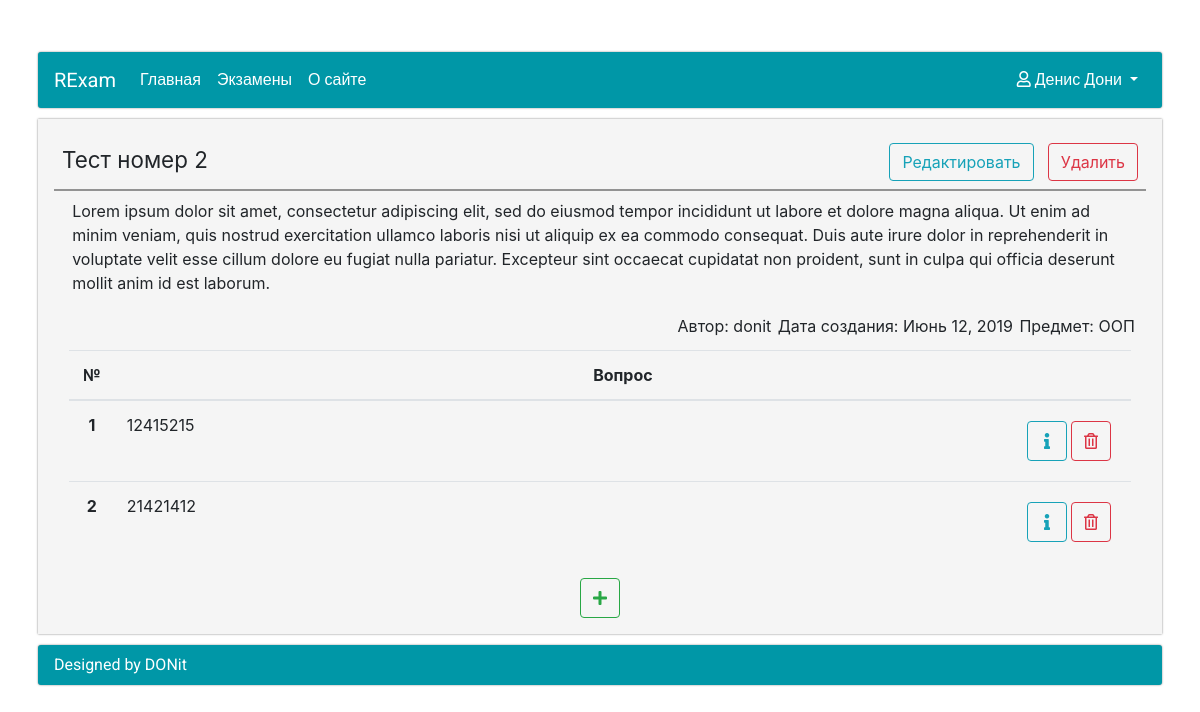
Screenshot of /exams/detail/2 (signed in) with the database file from the repository.
### Accounts/models.py (models this page shows)
class RExamUserModel(AbstractUser):
    middle_name = models.CharField(max_length=20, blank=True, null=False, verbose_name=u'Отчество')
    study_group = models.ForeignKey(StudyGroupModel, on_delete=models.SET_NULL, null=True, blank=True,
                                    verbose_name=u'Учебная группа')
    REQUIRED_FIELDS = ['email', 'first_name', 'last_name']
    def __str__(self):
        return self.username
    class Meta:
        verbose_name = u'Пользователь'
        verbose_name_plural = u'Пользователи'

### Exams/models.py (models this page shows, shortened)
class ExamModel(models.Model):
    name = models.CharField(max_length=20, verbose_name=u'Имя экзамена')
    description = models.TextField(verbose_name=u'Описание экзамена', blank=True)
    author = models.ForeignKey(RExamUserModel, on_delete=models.SET_NULL, verbose_name=u'Автор', null=True)
    date = models.DateField(auto_now_add=True, verbose_name=u'Дата создания')
    subject = models.ForeignKey(SubjectModel, on_delete=models.SET_NULL, null=True, verbose_name=u'Предмет')
    class Meta:
        verbose_name = u'Экзамен'
        verbose_name_plural = u'Экзамены'

class SubjectModel(models.Model):
    name = models.CharField(max_length=20, verbose_name=u'Имя предмета')
    def __str__(self):
        return self.name
    class Meta:
        verbose_name = u'Предмет'
        verbose_name_plural = u'Предметы'

class QuestionModel(models.Model):
    question_text = models.TextField(verbose_name=u'Текст вопроса')
    question_image = models.ImageField(upload_to='QuestionImages', blank=True, verbose_name=u'Изображение вопроса')
    exam = models.ForeignKey(ExamModel, on_delete=models.CASCADE, verbose_name=u'Экзамен')
    class Meta:
        verbose_name = u'Вопрос'
        verbose_name_plural = u'Вопросы'

### Exams/views.py (the view)
# urls.py: path('detail/<pk>', views.ExamDetailView.as_view(), name='DetailExam'),
class ExamDetailView(DetailView):
    model = ExamModel
    template_name = 'Exams/DetailExamTemplate.html'
    def get_context_data(self, **kwargs):
        context = super(ExamDetailView, self).get_context_data(**kwargs)
        try:
            context['questions'] = QuestionModel.objects.filter(exam=self.kwargs['pk'])
        except ObjectDoesNotExist:
            context['questions'] = None
        return context

### templates/Exams/DetailExamTemplate.html (shortened to what this page needs)
{% extends 'RExam/MainTemplate.html' %}
{% load static %}
{% block head %}
    <link rel="stylesheet" href="{% static 'Exams/style.css' %}"/>
{% endblock head %}
{% block content %}
    <div class="container-fluid">
        <div class="exam-detail">
            <div class="row detail-name">
                <div>{{ object.name }}</div>
                <div class="ml-auto">
                    <ul class="list-inline m-0">
                        <li class="list-inline-item"> {% if perms.Exams.change_exammodel %}
                            <a href="{% url 'ExamUpdate' object.id %}">
                                <button class="btn btn-outline-info">Редактировать</button>
                            </a> {% endif %}</li>
                        <li class="list-inline-item">{% if perms.Exams.delete_exammodel %}
                            <a href="{% url 'ExamRemove' object.id %}">
                                <button class="btn btn-outline-danger">Удалить</button>
                            </a> {% endif %}</li>
                    </ul>
                </div>
            </div>
            <div class="detail-description">{{ object.description }}</div>
            <div class="row flex-row flex-row-reverse detail-info">
                <div class="detail-subject">Предмет: {{ object.subject }}</div>
                <div class="detail-data">Дата создания: {{ object.date }}</div>
                <div class="detail-author">Автор: {{ object.author }}</div>
            </div>
        </div>
        {% if perms.Exams.view_questionmodel %}
            <div class="exam-questions">
                <table class="table table-responsive-sm  table-hover">
                    <thead>
                    <tr>
                        <th scope="col" style="width: 2%">№</th>
                        <th scope="col" style="width: 80%;">Вопрос</th>
                    </tr>
                    </thead>
                    <tbody>
                    {% for question in questions %}
                        <tr>
                            <th scope="row">{{ forloop.counter }}</th>
                            <td>
                                <div class="row">
                                    <div class="col-8">{{ question.question_text }}</div>
                                    <div class="row col-4 flex-row question-controls justify-content-end">
                                        {% if perms.Exams.view_questionmodel %}
                                            <a href="{% url 'QuestionDetail' question.id %}">
                                                <button class="btn btn-control btn-outline-info ml-1"><i
                                                        class="fas fa-info"></i></button>
                                            </a>{% endif %}
                                        {% if perms.Exams.delete_questionmodel %}
                                            <a href="{% url 'QuestionDelete' pk=question.id exam_id=object.id %}">
                                                <button class="btn btn-control btn-outline-danger ml-1"><i
                                                        class="far fa-trash-alt"></i></button>
                                            </a>{% endif %}
                                    </div>
                                </div>
                            </td>
                        </tr>
                    {% endfor %}
                    </tbody>
                </table>
            </div>
        {% endif %}
        {% if perms.Exams.add_questionmodel %}
            <div class="row justify-content-center">
                <a href="{% url 'QuestionCreate' object.id %}">
                    <button class="btn btn-control btn-outline-success"><i class="fas fa-plus"></i></button>
                </a>
            </div>
        {% endif %}
    </div>
{% endblock content %}

### templates/RExam/MenuTemplate.html (shortened to what this page needs)
<nav class="navbar navbar-expand-lg navbar-dark menu">
    <a class="navbar-brand" href="{% url 'MainPage' %}">RExam</a>
    <div class="collapse navbar-collapse" id="navbarSupportedContent">
        <ul class="navbar-nav mr-auto">
            <li class="nav-item active">
                <a class="nav-link" href="{% url 'MainPage' %}">Главная</a>
            </li>
            <li class="nav-item active">
                <a class="nav-link" href="{% url 'ListExams' %}">Экзамены</a>
            </li>
            <li class="nav-item active">
                <a class="nav-link" href="#">О сайте</a>
            </li>
        </ul>
        <ul class="nav navbar-nav navbar-right">
            <li class="nav-item dropdown align-right">
                <a class="nav-link dropdown-toggle active" href="#" id="navbarDropdown" role="button"
                   data-toggle="dropdown"
                   aria-haspopup="true" aria-expanded="false"><i class="far fa-user"></i>
                    {{ user.get_full_name }}
                </a>
            </li>
        </ul>
    </div>
</nav>

### RExam/static/RExam/style.css (style rules this page uses)
html { font-family: 'Roboto', sans-serif; }
.menu { background: #0097a7; font-family: Roboto, sans-serif; border-radius: 3px; box-shadow: 0 0 2px rgba(0, 0, 0, 0.5); }
.dropdown-toggle { cursor: pointer; }
.btn-control { min-width: 40px; max-width: 40px; max-height: 40px; min-height: 40px; }

### Exams/static/Exams/style.css (style rules this page uses)
.detail-name { border-bottom: 2px solid rgba(0, 0, 0, 0.4); font-size: 1.4rem; padding: .5rem .5rem; }
.detail-info { padding: .5rem .5rem; }
.detail-info div { padding: .2rem .2rem; }
.detail-description { padding: .5rem .2rem; }
.exam-questions table th { text-align: center; }
.exam-questions table { vertical-align: middle; }
.question-controls { padding: .5rem; }

### rows the page displays
RExamUserModel: get_full_name "Денис Дони"
ExamModel: name "Тест номер 2", description "Lorem ipsum dolor sit amet, consectetur adipiscing elit, sed do eiusmod tempor incididunt ut labore et dolore magna aliqua. Ut enim ad minim veniam, quis nostrud exercitation ullamco laboris nisi ut aliquip ex ea commodo consequat. Duis aute irure dolor in reprehenderit in voluptate velit esse cillum dolore eu fugiat nulla pariatur. Excepteur sint occaecat cupidatat non proident, sunt in culpa qui officia deserunt mollit anim id est laborum.", subject "ООП", date "Июнь 12, 2019", author "donit"
QuestionModel: question_text "12415215"
QuestionModel: question_text "21421412"
